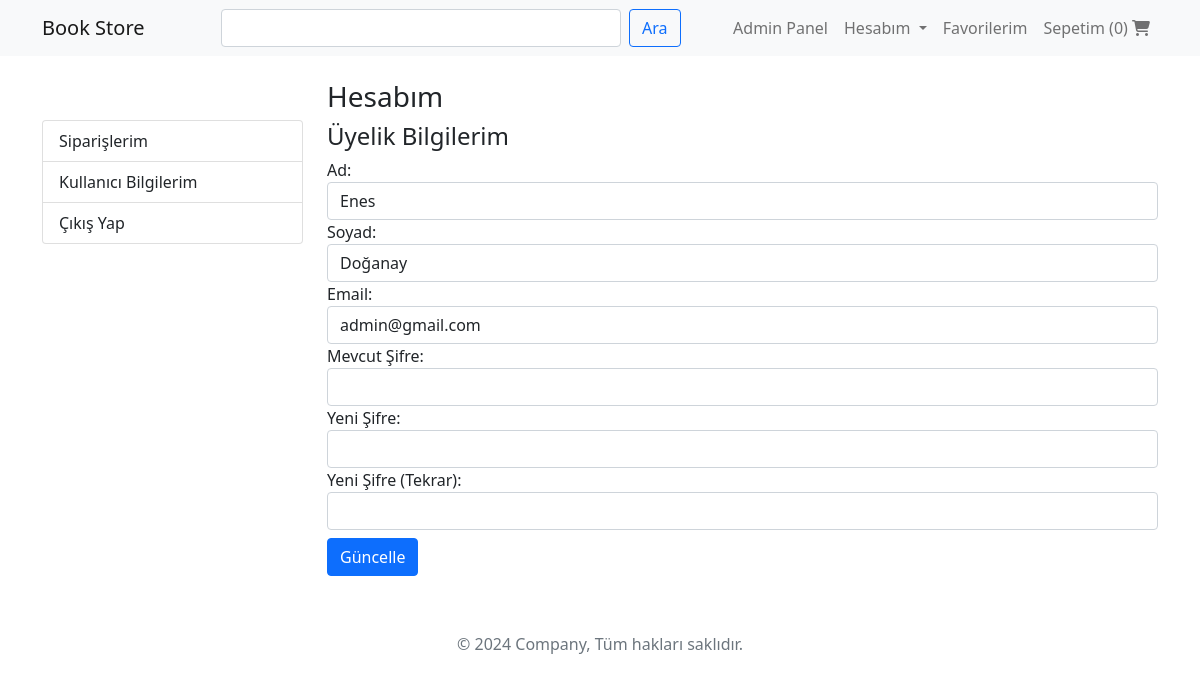
The page /account.php (signed in) on the database its author committed.
### tables this page shows
CREATE TABLE `users` (
  `id` int(11) NOT NULL,
  `firstName` varchar(50) NOT NULL,
  `lastName` varchar(50) NOT NULL,
  `email` varchar(100) NOT NULL,
  `password` varchar(255) NOT NULL,
  `role` enum('admin','user') NOT NULL DEFAULT 'user',
  `createdAt` timestamp NOT NULL DEFAULT current_timestamp(),
  `reset_token` varchar(255) DEFAULT NULL,
  `reset_token_expires` datetime DEFAULT NULL,
  `email_verified` tinyint(1) DEFAULT 0
);

### controllers/user-controller.php (called while the page is built, shortened)
<?php
require_once 'models/user.php';
class UserController {
    private $user;
    public function __construct() {
        $database = new database();
        $db = $database->getConnection();
        $this->user = new user($db);
    }
    public function getById($id){
        return $this->user->getById($id);
    }
}
?>

### models/user.php (called while the page is built, shortened)
<?php
class user
{
    private $conn;
    public function __construct($conn)
    {
        $this->conn = $conn;
    }
    public function getById($id)
    {
        $stmt = $this->conn->prepare("SELECT * FROM users WHERE id = ?");
        $stmt->bind_param("i", $id);
        $stmt->execute();
        $result = $stmt->get_result()->fetch_assoc();
        return $result;
    }
}

### account.php (the view, shortened to what this page needs)
<?php
include "views/_header.php";
include "views/_navbar.php";
require_once 'controllers/user-controller.php';
$userController = new UserController();
$userId = $_SESSION['user_id'];
$user = $userController->getById($userId);
?>
<div class="container my-3">
    <div class="row">
        <div class="col-md-3 my-5">
            <?php include "views/_user-menu.php"; ?>
        </div>
        <div class="col-md-9 my-2">
            <h3>Hesabım</h3>
            <form method="post" action="account.php">
                <h4>Üyelik Bilgilerim</h4>
                <div class="form-group">
                    <label for="firstname">Ad:</label>
                    <input type="text" class="form-control" id="firstName" name="firstName" value="<?php echo $user['firstName']; ?>" required>
                </div>
                <div class="form-group">
                    <label for="lastname">Soyad:</label>
                    <input type="text" class="form-control" id="lastName" name="lastName" value="<?php echo $user['lastName']; ?>" required>
                </div>
                <div class="form-group">
                    <label for="email">Email:</label>
                    <input type="email" class="form-control" id="email" name="email" value="<?php echo $user['email']; ?>" required>
                </div>
                <div class="form-group">
                    <label for="current_password">Mevcut Şifre:</label>
                    <input type="password" class="form-control" id="current_password" name="current_password">
                </div>
                <div class="form-group">
                    <label for="new_password">Yeni Şifre:</label>
                    <input type="password" class="form-control" id="new_password" name="new_password">
                </div>
                <div class="form-group">
                    <label for="confirm_password">Yeni Şifre (Tekrar):</label>
                    <input type="password" class="form-control" id="confirm_password" name="confirm_password">
                </div>
                <button type="submit" name="update_user" class="btn btn-primary my-2">Güncelle</button>
            </form>
        </div>
    </div>
</div>
<?php include "views/_footer.php"; ?>

### rows shown on the page
users: firstName "Enes", lastName "Doğanay", email "admin@gmail.com"

### other values the page prints
count($items) "0"
